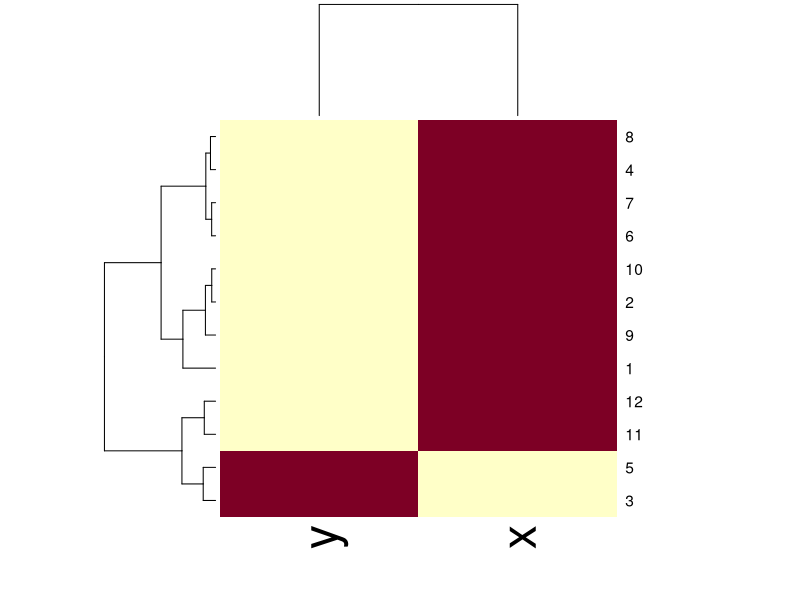

R code for this plot:
set.seed(1234)
par(mar = c(0,0,0,0))
x <- rnorm(12, mean = rep(1:3, each =4),sd =0.2)
y <- rnorm(12, mean = rep(1,2,1, each =4),sd =0.2)




dataFrame <- data.frame(x=x,y=y)
set.seed(143)
dataMatrix <- as.matrix(dataFrame)[sample(1:12), ]
heatmap(dataMatrix)
